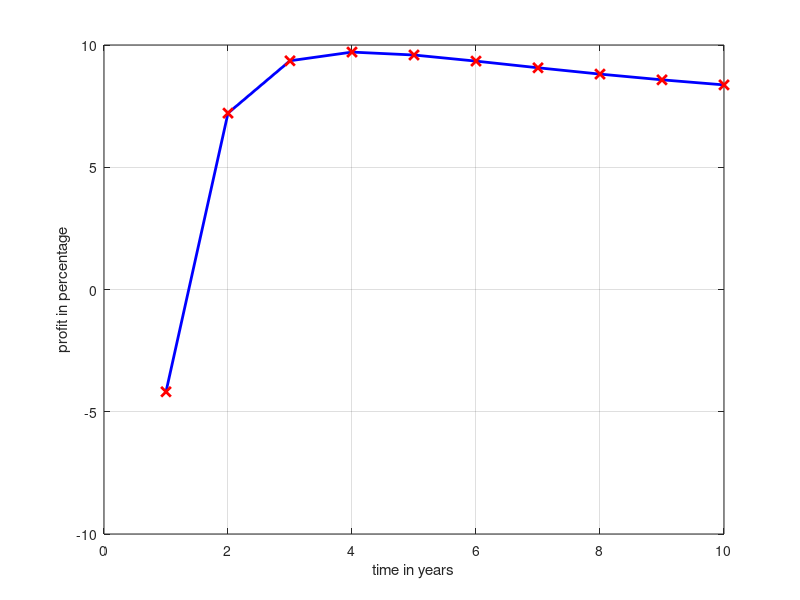

This figure's MATLAB source:
clear all; close all; clc;
purchase_price = 900e3;
down_payment = 180e3;
beginning_principal = purchase_price - down_payment;
real_estate_appr = 1.0985; %percentage
loan_rate = 3.1; %percentage
N = 30;
M = 10; % selling after M years; M <= N
misc_costs_per_year = 7e3;
property_tax_base = .01 * purchase_price;
property_tax_rate_increase = 1.01; %per year
insurance_cost_per_year = 1e3;
r = loan_rate / 12 / 100;
emi = (r * beginning_principal)/(1 - (1 + r)^-(N*12));
closing_cost = 1.06;
profit_percentage = zeros(1, M);
for I = 1:M
    property_tax_Iyears = property_tax_base * (property_tax_rate_increase^I - 1)/(property_tax_rate_increase - 1);
    principal_after_Iyears = beginning_principal * (1 + r)^(I * 12) - emi*((1 + r)^(I * 12) - 1)/(1 + r - 1);
    total_payment = emi * 12 * I;
    total_interest_paid = total_payment - (beginning_principal - principal_after_Iyears);

    sale_price = purchase_price * real_estate_appr^I;
    profit = sale_price * (2 - closing_cost);
    actual_profit = profit - principal_after_Iyears;
    actual_investment = down_payment + total_payment + property_tax_Iyears + misc_costs_per_year * I + insurance_cost_per_year * I;
    profit_percentage(I) = ((actual_profit / actual_investment) ^ (1/I) - 1) * 100;
end
plot(1:M, profit_percentage, '-bx','LineWidth',2,...
    'MarkerSize',7,...
    'MarkerEdgeColor','r');
ylabel('profit in percentage');
xlabel('time in years');
grid on;
